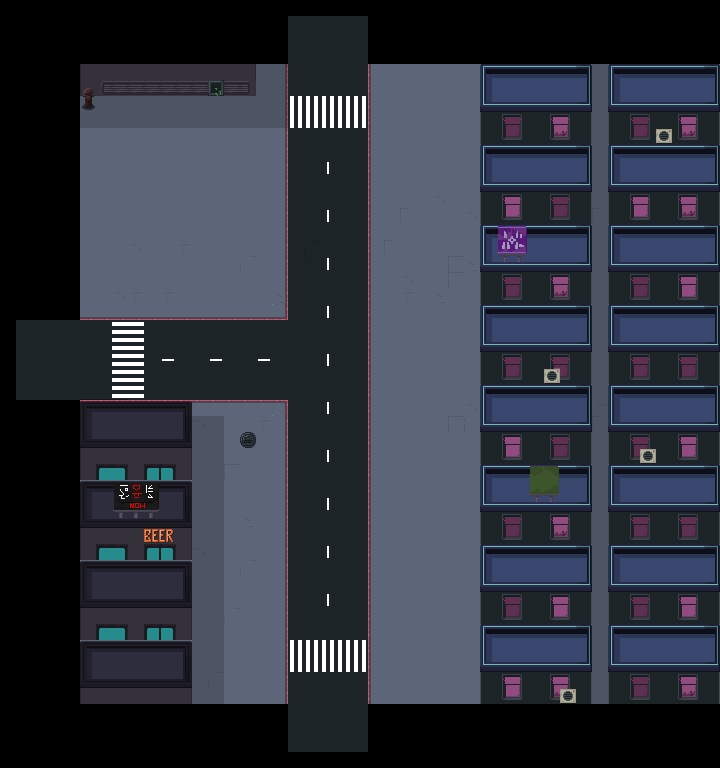

A level layout from a 2D game, rendered from its tile map. Below: a short description, then the map file with tile-grid data replaced by summaries:
An orthogonal 45x48 tile map with 16x16 px tiles, 7 tile layers (Suelo, DecoracionSuelo, Paredes, Decoracion, ...), 4 tilesets and 9 objects (3x Spawner, 2x Up, 2x Down, 2x Left).

<map version="1.0" tiledversion="1.1.2" orientation="orthogonal" renderorder="right-down" width="45" height="48" tilewidth="16" tileheight="16" infinite="0" nextobjectid="45">
 <tileset firstgid="1" source="../../tileset/city.tsx" />
 <tileset firstgid="257" source="../../tileset/City2.tsx" />
 <tileset firstgid="769" source="../../tileset/CityProps.tsx" />
 <tileset firstgid="1137" source="../../tileset/Buildings.tsx" />
 <layer name="Suelo" width="45" height="48">
  <data>[2160 cells, 1650 non-empty, 6 distinct tile ids]</data>
 </layer>
 <layer name="DecoracionSuelo" width="45" height="48">
  <data>[2160 cells, 401 non-empty, 17 distinct tile ids]</data>
 </layer>
 <layer name="Paredes" width="45" height="48">
  <data>[2160 cells, 715 non-empty, 84 distinct tile ids]</data>
 </layer>
 <layer name="Decoracion" width="45" height="48">
  <data>[2160 cells, 134 non-empty, 41 distinct tile ids]</data>
 </layer>
 <objectgroup name="Animados" />
 <layer name="Decoracion2" width="45" height="48">
  <data>[2160 cells, 0 non-empty, 0 distinct tile ids]</data>
 </layer>
 <layer name="Sombra" width="45" height="48">
  <data>[2160 cells, 106 non-empty, 1 distinct tile ids]</data>
 </layer>
 <layer name="Aire" width="45" height="48">
  <data>[2160 cells, 142 non-empty, 1 distinct tile ids]</data>
 </layer>
 <objectgroup name="Puertas">
  <object id="19" name="Up" x="287" y="16" width="80" height="17" />
  <object id="31" name="Down" x="288.667" y="736.667" width="79" height="16" />
  <object id="43" name="Left" x="16" y="322" width="18" height="80" />
 </objectgroup>
 <objectgroup name="Entradas">
  <object id="26" name="Up" gid="255" x="315" y="76" width="16" height="16" />
  <object id="28" name="Down" gid="255" x="306.333" y="692.667" width="16" height="16" />
  <object id="44" name="Left" gid="255" x="73" y="358" width="16" height="16" />
 </objectgroup>
 <objectgroup name="Spawners" offsetx="-60" offsety="33">
  <object id="20" name="Spawner" gid="240" x="336" y="399" width="16" height="16">
   <properties>
    <property name="Bomber" type="bool" value="true" />
    <property name="Charger" type="bool" value="true" />
    <property name="Gunner" type="bool" value="false" />
    <property name="Stalker" type="bool" value="true" />
    <property name="Turret" type="bool" value="false" />
   </properties>
  </object>
  <object id="21" name="Spawner" gid="240" x="400" y="341" width="16" height="16">
   <properties>
    <property name="Bomber" type="bool" value="false" />
    <property name="Charger" type="bool" value="true" />
    <property name="Gunner" type="bool" value="false" />
    <property name="Stalker" type="bool" value="true" />
    <property name="Turret" type="bool" value="false" />
   </properties>
  </object>
  <object id="33" name="Spawner" gid="240" x="429.333" y="440.667" width="16" height="16">
   <properties>
    <property name="Bomber" type="bool" value="true" />
    <property name="Charger" type="bool" value="true" />
    <property name="Gunner" type="bool" value="false" />
    <property name="Stalker" type="bool" value="true" />
    <property name="Turret" type="bool" value="false" />
   </properties>
  </object>
 </objectgroup>
</map>
